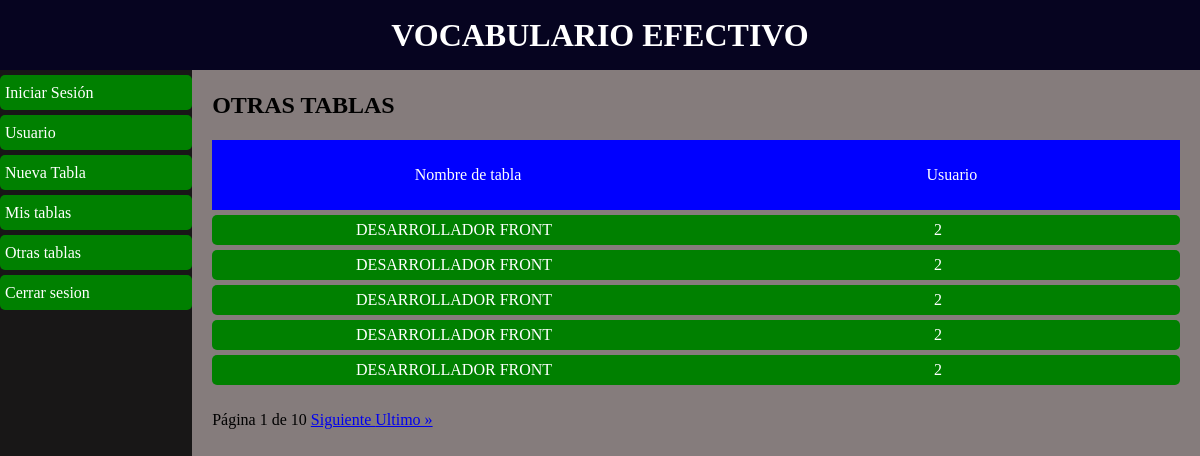
/otras-tablas/ (signed in), run on the app's committed database.
### tables/models.py (models this page shows)
class Table(models.Model) :
    id = models.AutoField(primary_key=True)
    user = models.ForeignKey(User, on_delete = models.CASCADE)
    title = models.CharField(max_length = 255)
    link = models.CharField(max_length = 255, null = True, blank = True)
    pdf_doc = models.FileField(null = True, blank = True, upload_to='pdf')

### tables/views.py (the view)
# urls.py: path('otras-tablas/', views.OtherTables.as_view(), name = 'other_tables'),
class OtherTables(ListView) :
    model = Table
    template_name = 'table_collection/table_collection_other_users.html'
    paginate_by = 5
    context_object_name = 'tables'
    def get_queryset(self, *args, **kwargs):
        return Table.objects.exclude(user_id = self.request.user.id)

### tables/templates/table_collection/table_collection_other_users.html
{% extends 'layouts/layout.html' %}
{% block main_content %}
    <h2>OTRAS TABLAS</h2>
    {% include 'includes/description_other_tables.html' %}
    <ul class="list-other-tables">
        {% for table in tables %}
            <li>
                <div><a href="{% url 'word_list' table_id=table.id  title=table.title %}">{{table.title|upper}}</a></div>
                <div>{{table.user_id}}</div>
            </li>
        {% endfor %}
    </ul>
    {% include 'includes/pagination.html' %}
{% endblock %}

### mainapp/static/css/styles.css (style rules this page uses)
* { margin: 0; padding: 0; }

### tables/static/css/styles-app-tables.css (style rules this page uses)
ul.list-other-tables li { height: 30px; line-height: 30px; margin-top: 5px; display: grid; grid-template-columns: repeat(2, 1fr); justify-content: space-around; background-color: green; border-radius: 5px; color: white; }
ul.list-other-tables li div { text-align: center; }
ul.list-other-tables li div a { color: white; text-decoration: none; }

### data on the page
Table: title "DESARROLLADOR FRONT", user_id "2"
Table: title "DESARROLLADOR FRONT", user_id "2"
Table: title "DESARROLLADOR FRONT", user_id "2"
Table: title "DESARROLLADOR FRONT", user_id "2"
Table: title "DESARROLLADOR FRONT", user_id "2"

### other printed values
{{ page_obj.number }} "1"
{{ page_obj.paginator.num_pages }} "10"
